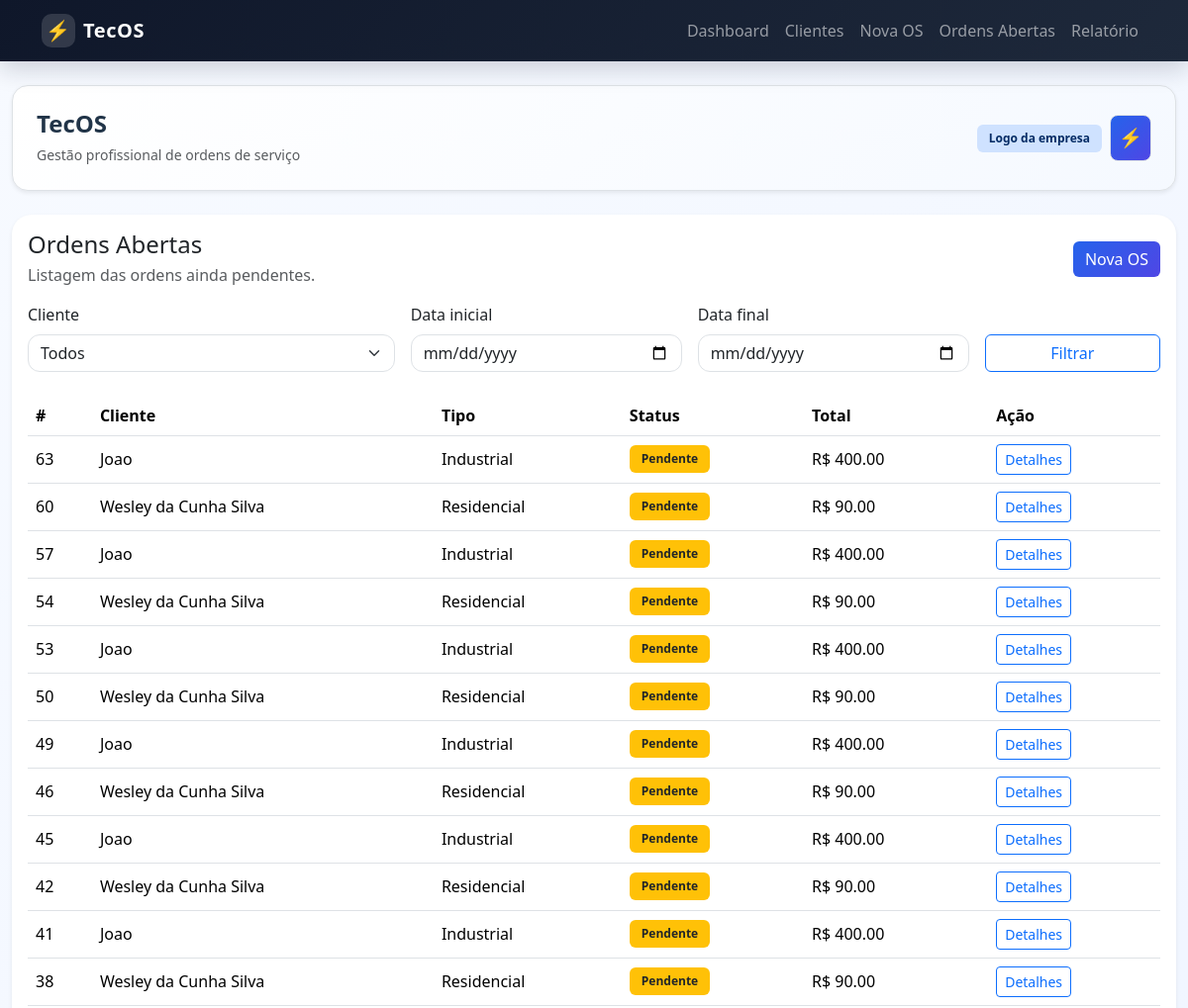
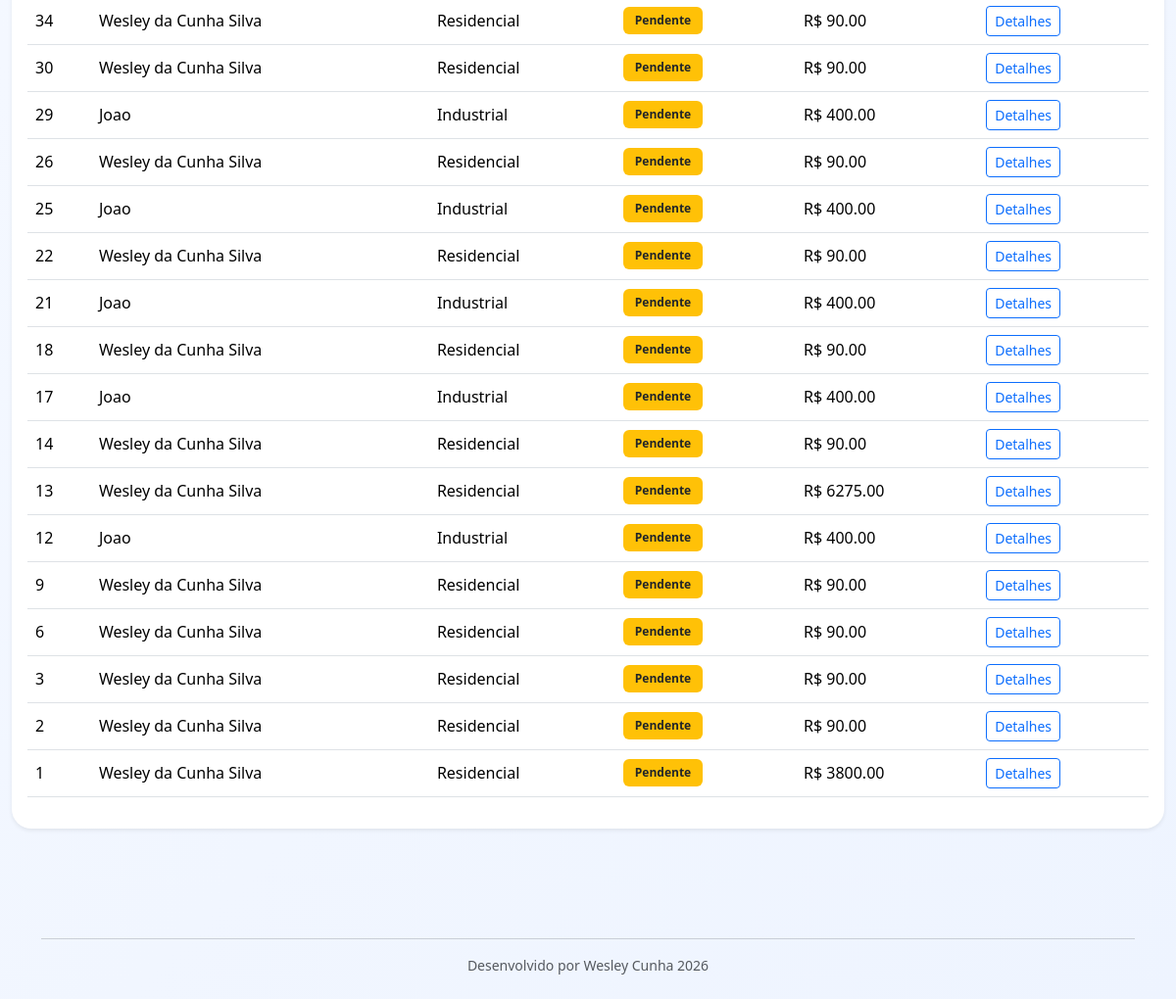
Screenshot of /ordens-abertas with the database file from the repository (2 pictures, top to bottom).
### tables this page shows
CREATE TABLE ordens_servico (
            id INTEGER PRIMARY KEY AUTOINCREMENT,
            cliente_id INTEGER NOT NULL,
            descricao_problema TEXT NOT NULL,
            tipo_servico TEXT NOT NULL,
            valor_material REAL NOT NULL,
            valor_mao_de_obra REAL NOT NULL,
            valor_total REAL NOT NULL,
            status TEXT NOT NULL,
            data_abertura TEXT NOT NULL,
            FOREIGN KEY (cliente_id) REFERENCES clientes(id)
        );

CREATE TABLE clientes (
            id INTEGER PRIMARY KEY AUTOINCREMENT,
            nome TEXT NOT NULL,
            telefone TEXT NOT NULL,
            endereco TEXT NOT NULL
        );

### rotas.py (the view)
    @app.route('/ordens-abertas')
    def ordens_abertas():
        cliente_id = request.args.get('cliente_id')
        data_inicio = request.args.get('data_inicio')
        data_fim = request.args.get('data_fim')
        ordens = listar_ordens(
            status='Pendente',
            cliente_id=int(cliente_id) if cliente_id else None,
            data_inicio=data_inicio,
            data_fim=data_fim,
        )
        clientes = listar_clientes()
        return render_template(
            'ordens_abertas.html',
            ordens=ordens,
            clientes=clientes,
            cliente_id=cliente_id,
            data_inicio=data_inicio,
            data_fim=data_fim,
        )

### database.py (called while the page is built)
def get_connection():
    conn = sqlite3.connect(DB_PATH)
    conn.row_factory = sqlite3.Row
    return conn

def listar_clientes():
    conn = get_connection()
    clientes = conn.execute('SELECT * FROM clientes ORDER BY nome').fetchall()
    conn.close()
    return clientes

### templates/ordens_abertas.html (shortened to what this page needs)
{% extends 'base.html' %}
{% block content %}
<div class="card shadow-sm border-0">
  <div class="card-body">
    <div class="d-flex justify-content-between align-items-center mb-3">
      <div>
        <h4 class="mb-1">Ordens Abertas</h4>
        <p class="text-muted mb-0">Listagem das ordens ainda pendentes.</p>
      </div>
      <a href="{{ url_for('nova_os') }}" class="btn btn-primary">Nova OS</a>
    </div>
    <form class="row g-3 mb-4" method="get">
      <div class="col-md-4">
        <label class="form-label">Cliente</label>
        <select name="cliente_id" class="form-select">
          <option value="">Todos</option>
        </select>
      </div>
      <div class="col-md-3">
        <label class="form-label">Data inicial</label>
        <input type="date" name="data_inicio" class="form-control" value="{{ data_inicio or '' }}">
      </div>
      <div class="col-md-3">
        <label class="form-label">Data final</label>
        <input type="date" name="data_fim" class="form-control" value="{{ data_fim or '' }}">
      </div>
      <div class="col-md-2 d-flex align-items-end">
        <button type="submit" class="btn btn-outline-primary w-100">Filtrar</button>
      </div>
    </form>
    <table class="table table-hover align-middle">
      <thead>
        <tr>
          <th>#</th>
          <th>Cliente</th>
          <th>Tipo</th>
          <th>Status</th>
          <th>Total</th>
          <th>Ação</th>
        </tr>
      </thead>
      <tbody>
        {% for ordem in ordens %}
        <tr>
          <td>{{ ordem.id }}</td>
          <td>{{ ordem.cliente_nome }}</td>
          <td>{{ ordem.tipo_servico }}</td>
          <td><span class="badge bg-warning text-dark">{{ ordem.status }}</span></td>
          <td>R$ {{ '%.2f'|format(ordem.valor_total) }}</td>
          <td><a href="{{ url_for('detalhe_ordem', ordem_id=ordem.id) }}" class="btn btn-sm btn-outline-primary">Detalhes</a></td>
        </tr>
        {% else %}
        <tr>
          <td colspan="6" class="text-center text-muted">Nenhuma ordem aberta no momento.</td>
        </tr>
        {% endfor %}
      </tbody>
    </table>
  </div>
</div>
{% endblock %}

### static/css/style.css (style rules this page uses)
body { background: linear-gradient(135deg, #f7faff 0%, #eef4ff 100%); color: #213448; font-size: 16px; }
.card { border-radius: 20px; border: 1px solid #dfe8f5; box-shadow: 0 12px 35px rgba(15, 23, 42, 0.07); overflow: hidden; }
.btn-primary { background: linear-gradient(135deg, #2563eb 0%, #4f46e5 100%); border: none; }
.badge { padding: 0.5rem 0.75rem; }
.form-control, .form-select { border-radius: 12px; }
.table thead { background-color: #f1f5f9; }

### rows the page displays
ordens_servico: id "63", cliente_nome "Joao", tipo_servico "Industrial", status "Pendente", valor_total "400.00"
ordens_servico: id "60", cliente_nome "Wesley da Cunha Silva", tipo_servico "Residencial", status "Pendente", valor_total "90.00"
ordens_servico: id "57", cliente_nome "Joao", tipo_servico "Industrial", status "Pendente", valor_total "400.00"
ordens_servico: id "54", cliente_nome "Wesley da Cunha Silva", tipo_servico "Residencial", status "Pendente", valor_total "90.00"
ordens_servico: id "53", cliente_nome "Joao", tipo_servico "Industrial", status "Pendente", valor_total "400.00"
ordens_servico: id "50", cliente_nome "Wesley da Cunha Silva", tipo_servico "Residencial", status "Pendente", valor_total "90.00"
ordens_servico: id "49", cliente_nome "Joao", tipo_servico "Industrial", status "Pendente", valor_total "400.00"
ordens_servico: id "46", cliente_nome "Wesley da Cunha Silva", tipo_servico "Residencial", status "Pendente", valor_total "90.00"
ordens_servico: id "45", cliente_nome "Joao", tipo_servico "Industrial", status "Pendente", valor_total "400.00"
ordens_servico: id "42", cliente_nome "Wesley da Cunha Silva", tipo_servico "Residencial", status "Pendente", valor_total "90.00"
ordens_servico: id "41", cliente_nome "Joao", tipo_servico "Industrial", status "Pendente", valor_total "400.00"
ordens_servico: id "38", cliente_nome "Wesley da Cunha Silva", tipo_servico "Residencial", status "Pendente", valor_total "90.00"
ordens_servico: id "34", cliente_nome "Wesley da Cunha Silva", tipo_servico "Residencial", status "Pendente", valor_total "90.00"
ordens_servico: id "30", cliente_nome "Wesley da Cunha Silva", tipo_servico "Residencial", status "Pendente", valor_total "90.00"
ordens_servico: id "29", cliente_nome "Joao", tipo_servico "Industrial", status "Pendente", valor_total "400.00"
ordens_servico: id "26", cliente_nome "Wesley da Cunha Silva", tipo_servico "Residencial", status "Pendente", valor_total "90.00"
ordens_servico: id "25", cliente_nome "Joao", tipo_servico "Industrial", status "Pendente", valor_total "400.00"
ordens_servico: id "22", cliente_nome "Wesley da Cunha Silva", tipo_servico "Residencial", status "Pendente", valor_total "90.00"
ordens_servico: id "21", cliente_nome "Joao", tipo_servico "Industrial", status "Pendente", valor_total "400.00"
ordens_servico: id "18", cliente_nome "Wesley da Cunha Silva", tipo_servico "Residencial", status "Pendente", valor_total "90.00"
ordens_servico: id "17", cliente_nome "Joao", tipo_servico "Industrial", status "Pendente", valor_total "400.00"
ordens_servico: id "14", cliente_nome "Wesley da Cunha Silva", tipo_servico "Residencial", status "Pendente", valor_total "90.00"
ordens_servico: id "13", cliente_nome "Wesley da Cunha Silva", tipo_servico "Residencial", status "Pendente", valor_total "6275.00"
ordens_servico: id "12", cliente_nome "Joao", tipo_servico "Industrial", status "Pendente", valor_total "400.00"
ordens_servico: id "9", cliente_nome "Wesley da Cunha Silva", tipo_servico "Residencial", status "Pendente", valor_total "90.00"
ordens_servico: id "6", cliente_nome "Wesley da Cunha Silva", tipo_servico "Residencial", status "Pendente", valor_total "90.00"
ordens_servico: id "3", cliente_nome "Wesley da Cunha Silva", tipo_servico "Residencial", status "Pendente", valor_total "90.00"
ordens_servico: id "2", cliente_nome "Wesley da Cunha Silva", tipo_servico "Residencial", status "Pendente", valor_total "90.00"
ordens_servico: id "1", cliente_nome "Wesley da Cunha Silva", tipo_servico "Residencial", status "Pendente", valor_total "3800.00"
